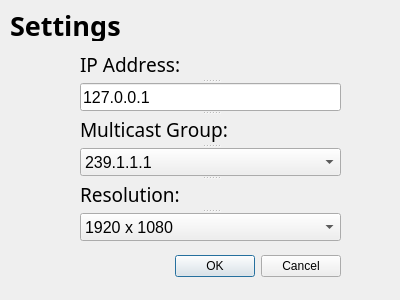
<?xml version="1.0" encoding="UTF-8"?>
<ui version="4.0">
 <class>dlgSettings</class>
 <widget class="QDialog" name="dlgSettings">
  <property name="geometry">
   <rect>
    <x>0</x>
    <y>0</y>
    <width>400</width>
    <height>300</height>
   </rect>
  </property>
  <property name="font">
   <font>
    <pointsize>9</pointsize>
   </font>
  </property>
  <property name="windowTitle">
   <string>Rolt</string>
  </property>
  <widget class="QDialogButtonBox" name="buttonBox">
   <property name="geometry">
    <rect>
     <x>0</x>
     <y>250</y>
     <width>341</width>
     <height>32</height>
    </rect>
   </property>
   <property name="orientation">
    <enum>Qt::Horizontal</enum>
   </property>
   <property name="standardButtons">
    <set>QDialogButtonBox::Cancel|QDialogButtonBox::Ok</set>
   </property>
  </widget>
  <widget class="QLabel" name="lblSettings">
   <property name="geometry">
    <rect>
     <x>10</x>
     <y>10</y>
     <width>121</width>
     <height>31</height>
    </rect>
   </property>
   <property name="font">
    <font>
     <family>Franklin Gothic Book</family>
     <pointsize>20</pointsize>
     <weight>75</weight>
     <bold>true</bold>
    </font>
   </property>
   <property name="text">
    <string>Settings</string>
   </property>
   <property name="textFormat">
    <enum>Qt::AutoText</enum>
   </property>
  </widget>
  <widget class="QSplitter" name="splitter">
   <property name="geometry">
    <rect>
     <x>80</x>
     <y>50</y>
     <width>261</width>
     <height>191</height>
    </rect>
   </property>
   <property name="orientation">
    <enum>Qt::Vertical</enum>
   </property>
   <widget class="QLabel" name="lblIP">
    <property name="font">
     <font>
      <family>Franklin Gothic Book</family>
      <pointsize>14</pointsize>
      <weight>50</weight>
      <bold>false</bold>
      <kerning>false</kerning>
     </font>
    </property>
    <property name="text">
     <string>IP Address:</string>
    </property>
    <property name="textFormat">
     <enum>Qt::AutoText</enum>
    </property>
   </widget>
   <widget class="QLineEdit" name="txtIP">
    <property name="font">
     <font>
      <pointsize>12</pointsize>
     </font>
    </property>
    <property name="text">
     <string>127.0.0.1</string>
    </property>
    <property name="readOnly">
     <bool>false</bool>
    </property>
   </widget>
   <widget class="QLabel" name="lblMulticast">
    <property name="font">
     <font>
      <family>Franklin Gothic Book</family>
      <pointsize>14</pointsize>
      <weight>50</weight>
      <bold>false</bold>
      <kerning>false</kerning>
     </font>
    </property>
    <property name="text">
     <string>Multicast Group:</string>
    </property>
    <property name="textFormat">
     <enum>Qt::AutoText</enum>
    </property>
   </widget>
   <widget class="QComboBox" name="cmbMulticast">
    <property name="font">
     <font>
      <pointsize>12</pointsize>
     </font>
    </property>
    <property name="currentText">
     <string>239.1.1.1</string>
    </property>
    <item>
     <property name="text">
      <string>239.1.1.1</string>
     </property>
    </item>
    <item>
     <property name="text">
      <string>239.1.1.2</string>
     </property>
    </item>
    <item>
     <property name="text">
      <string>239.1.1.3</string>
     </property>
    </item>
    <item>
     <property name="text">
      <string>239.1.1.4</string>
     </property>
    </item>
    <item>
     <property name="text">
      <string>239.1.1.5</string>
     </property>
    </item>
    <item>
     <property name="text">
      <string>239.1.1.6</string>
     </property>
    </item>
    <item>
     <property name="text">
      <string>239.1.1.7</string>
     </property>
    </item>
    <item>
     <property name="text">
      <string>239.1.1.8</string>
     </property>
    </item>
    <item>
     <property name="text">
      <string>239.1.1.9</string>
     </property>
    </item>
   </widget>
   <widget class="QLabel" name="lblResolution">
    <property name="font">
     <font>
      <family>Franklin Gothic Book</family>
      <pointsize>14</pointsize>
      <weight>50</weight>
      <bold>false</bold>
      <kerning>false</kerning>
     </font>
    </property>
    <property name="text">
     <string>Resolution:</string>
    </property>
    <property name="textFormat">
     <enum>Qt::AutoText</enum>
    </property>
   </widget>
   <widget class="QComboBox" name="cmbResolution">
    <property name="font">
     <font>
      <pointsize>12</pointsize>
     </font>
    </property>
    <property name="currentText">
     <string>1920 x 1080</string>
    </property>
    <item>
     <property name="text">
      <string>1920 x 1080</string>
     </property>
    </item>
    <item>
     <property name="text">
      <string>1366 x 768</string>
     </property>
    </item>
    <item>
     <property name="text">
      <string>1280 x 720</string>
     </property>
    </item>
   </widget>
  </widget>
 </widget>
 <resources/>
 <connections>
  <connection>
   <sender>buttonBox</sender>
   <signal>accepted()</signal>
   <receiver>dlgSettings</receiver>
   <slot>accept()</slot>
   <hints>
    <hint type="sourcelabel">
     <x>248</x>
     <y>254</y>
    </hint>
    <hint type="destinationlabel">
     <x>157</x>
     <y>274</y>
    </hint>
   </hints>
  </connection>
  <connection>
   <sender>buttonBox</sender>
   <signal>rejected()</signal>
   <receiver>dlgSettings</receiver>
   <slot>reject()</slot>
   <hints>
    <hint type="sourcelabel">
     <x>316</x>
     <y>260</y>
    </hint>
    <hint type="destinationlabel">
     <x>286</x>
     <y>274</y>
    </hint>
   </hints>
  </connection>
 </connections>
</ui>
